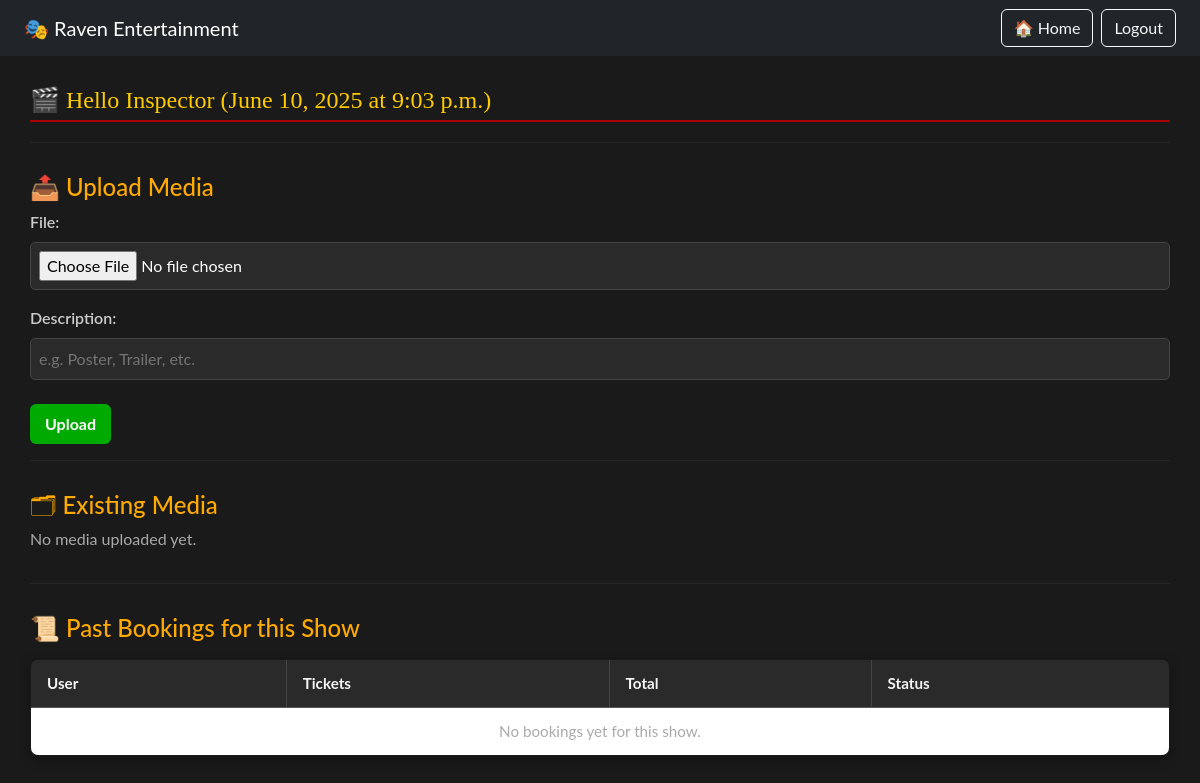
The page /accounts/accounts/admin/show/2/media/ (signed in) on the database its author committed.
### user/models.py (models this page shows, shortened)
class Show(models.Model):
    name = models.CharField(max_length=100)
    slug = models.SlugField(unique=True, blank=True)
    date = models.DateField()
    time = models.TimeField()
    poster = models.ImageField(upload_to="show_posters/", null=True, blank=True)
    description = models.TextField(blank=True)
    thumbnail = models.ImageField(upload_to="thumbnails/", blank=True, null=True)
    total_seats = models.IntegerField(default=0)
    seat_price = models.DecimalField(max_digits=6, decimal_places=2, default=0.00)
    include_balcony = models.BooleanField(default=True)  # ✅ New field
    qr_code = models.ImageField(upload_to="qrcodes/", blank=True, null=True)

### accounts/views.py (the view)
@login_required
def admin_show_media_dashboard(request, show_id):
    if request.user.user_type != "Admin":
        return redirect("user_dashboard")
    show = get_object_or_404(Show, id=show_id)
    media_form = MediaUploadForm(request.POST or None, request.FILES or None)
    if request.method == "POST" and media_form.is_valid():
        media = media_form.save(commit=False)
        media.show = show
        media.save()
        return redirect("admin_show_media", show_id=show.id)
    bookings = Booking.objects.filter(event_name=show.name, event_date=show.date)
    media_files = show.media_files.all()
    return render(
        request,
        "accounts/admin_show_media.html",
        {
            "show": show,
            "form": media_form,
            "media_files": media_files,
            "bookings": bookings,
        },
    )

### accounts/forms.py
class MediaUploadForm(forms.ModelForm):
    class Meta:
        model = MediaFile
        fields = ["file", "description"]
        widgets = {
            "description": forms.TextInput(
                attrs={"placeholder": "e.g. Poster, Trailer, etc."}
            ),
        }

### templates/accounts/admin_show_media.html (shortened to what this page needs)
{% extends "accounts/admin_dashboard.html" %}
{% block content %}
<div class="dark-container">
  <h2>🎬 {{ show.name }} ({{ show.date }} at {{ show.time }})</h2>
  <hr>
  <h4>📤 Upload Media</h4>
  <form method="post" enctype="multipart/form-data">
    <div class="form-group">
      {{ form.as_p }}
      <button type="submit" class="btn btn-primary mt-2">Upload</button>
    </div>
  </form>
  <hr>
  <h4>🗂 Existing Media</h4>
  <div class="row">
    {% for media in media_files %}
      <div class="col-md-4 mb-4">
        {% if media.file.url|lower|slice:"-4" == ".jpg" or media.file.url|lower|slice:"-4" == ".png" %}
          <img src="{{ media.file.url }}" class="media-preview img-fluid" alt="media">
        {% else %}
          <a href="{{ media.file.url }}" class="text-info" target="_blank">📎 Download/View File</a>
        {% endif %}
        <p style="color: #ccc;">{{ media.description }}</p>
        <a href="{% url 'delete_media' media.id %}" class="btn btn-sm btn-danger">🗑 Delete</a>
      </div>
    {% empty %}
      <p class="text-muted">No media uploaded yet.</p>
    {% endfor %}
  </div>
  <hr>
  <h4>📜 Past Bookings for this Show</h4>
  <table class="table table-bordered mt-3">
    <thead>
      <tr>
        <th>User</th>
        <th>Tickets</th>
        <th>Total</th>
        <th>Status</th>
      </tr>
    </thead>
    <tbody>
      {% for booking in bookings %}
      <tr>
        <td>{{ booking.user.username }}</td>
        <td>{{ booking.number_of_tickets }}</td>
        <td>₹{{ booking.total_price }}</td>
        <td>{{ booking.payment_status }}</td>
      </tr>
      {% empty %}
      <tr>
        <td colspan="4" class="text-muted text-center">No bookings yet for this show.</td>
      </tr>
      {% endfor %}
    </tbody>
  </table>
</div>
{% endblock %}

### static/assets/css/admin_dashboard.css (style rules this page uses)
body { font-family: 'Lato', sans-serif; margin: 0; background-color: #1a1a1a; color: #f5f5f5; }
.table { background-color: #1e1e2f; color: #f1f1f1; border-collapse: collapse; width: 100%; border-radius: 8px; overflow: hidden; box-shadow: 0 4px 12px rgba(0,0,0,0.3); }
.table th, .table td { padding: 12px 16px; text-align: left; border-bottom: 1px solid #333; }
.table thead { background-color: #2c2c3e; }
.table th { font-weight: bold; color: #ffffff; }
.table-bordered { border: 1px solid #444; }
.table td, .table th { vertical-align: middle; font-size: 0.95rem; }
.table td:last-child { text-align: center; }
h2 { margin-bottom: 20px; color: #e0e0e0; font-family: 'Playfair Display', serif; font-size: 24px; border-bottom: 2px solid #aa0000; padding-bottom: 5px; }
.btn-primary { background-color: #007bff; border-color: #007bff; font-weight: bold; padding: 10px 20px; }
label { font-weight: 600; margin-bottom: 8px; color: #ccc; }

### templates/base.html (style rules this page uses)
body { background-color: #121212; color: #f0f0f0; font-family: 'Lato', sans-serif; margin: 0; padding: 0; }

### templates/accounts/admin_show_media.html (style rules this page uses)
.dark-container { background-color: #1a1a1a; padding: 30px; border-radius: 10px; color: #f5f5f5; min-height: 100vh; }
.dark-container h2 { color: #ffcc00; }
.dark-container h4 { color: #ffaa00; margin-top: 30px; }
.form-control, textarea, input[type="text"], input[type="file"] { background-color: #2a2a2a; color: white; border: 1px solid #444444; border-radius: 5px; padding: 8px; width: 100%; }
.btn-primary { background-color: #00aa00; border: none; padding: 8px 15px; font-weight: bold; }
.table { background-color: #1a1a1a; color: #f5f5f5; border: 1px solid #333333; }
.table thead th { background-color: #2a2a2a !important; color: #f5f5f5 !important; font-weight: bold; border-bottom: 1px solid #555555; }
.table td, .table th { border: 1px solid #444444; }
hr { border-top: 1px solid #444444; }
.text-muted { color: #aaaaaa !important; }

### rows shown on the page
Show: name "Hello Inspector", date "June 10, 2025", time "9:03 p.m."
